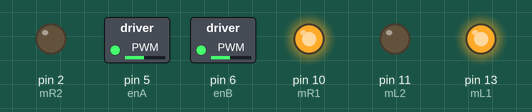
This sketch was run on a simulated Arduino Uno, built with avr-gcc and run on an emulated ATmega328P. Shown: switched loads named in the sketch (green lamp = pin HIGH), output pins drawn as LEDs (lit = HIGH).

Above: at 0.05 s.
At 2.05 s:
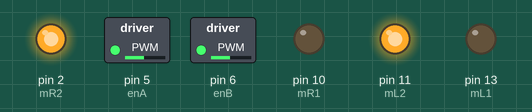
At 4.05 s:
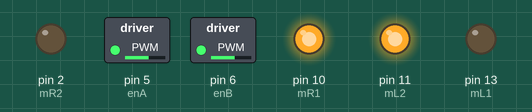
At 6.05 s:
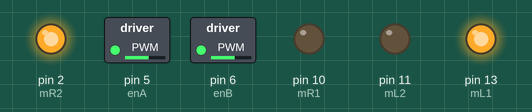
At 7.95 s:
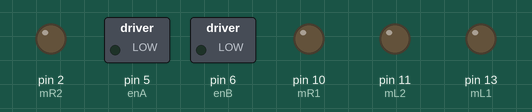
Timing chart, 0 to 10.4 s (numbered marks = the images above):
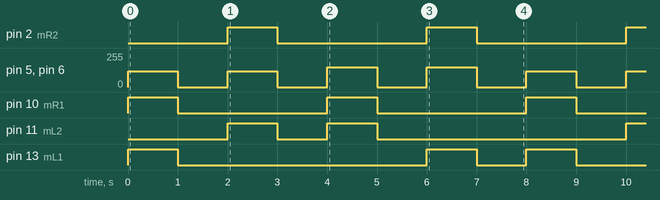

The sketch:

23._Motor_driver.ino
```cpp
int mL1= 13;
int mL2= 11;
int mR1= 10;
int mR2= 2;
int enA= 5;
int enB= 6;
int Speed = 120;
int turnSpeed = 150;
void setup() {
pinMode(mL1, OUTPUT);
pinMode(mL2, OUTPUT);
pinMode(mR1, OUTPUT);
pinMode(mR2, OUTPUT);
pinMode(enA, OUTPUT);
pinMode(enB, OUTPUT);
}
void loop()
{
 forward();
 delay(1000);
 stop_now();
 delay(1000);
 backward();
 delay(1000);
 stop_now();
 delay(1000);
 right();
 delay(1000);
 stop_now();
 delay(1000);
 left();
 delay(1000);
 stop_now();
 delay(1000);
 }

void forward()
{
digitalWrite(mL1,HIGH);
digitalWrite(mL2,LOW);
digitalWrite(mR1,HIGH);
digitalWrite(mR2,LOW);
analogWrite(enA, Speed);
analogWrite(enB, Speed);
}
void backward()
{
digitalWrite(mL1,LOW);
digitalWrite(mL2,HIGH);
digitalWrite(mR1,LOW);
digitalWrite(mR2,HIGH);
analogWrite(enA, Speed);
analogWrite(enB, Speed);
}
void right()
{
digitalWrite(mL1,LOW);
digitalWrite(mL2,HIGH);
digitalWrite(mR1,HIGH);
digitalWrite(mR2,LOW);
analogWrite(enA, turnSpeed);
analogWrite(enB, turnSpeed);
}

void left() {
digitalWrite(mL1,HIGH);
digitalWrite(mL2,LOW);
digitalWrite(mR1,LOW);
digitalWrite(mR2,HIGH);
analogWrite(enA, turnSpeed);
analogWrite(enB, turnSpeed);
}
void stop_now()
{
digitalWrite(mL1,LOW);
digitalWrite(mL2,LOW);
digitalWrite(mR1,LOW);
digitalWrite(mR2,LOW);
analogWrite(enA, 0);
analogWrite(enB, 0);
}
```

Measured:
- by itself, pin 2 (mR2), pin 10 (mR1): alternates HIGH for 1.0 s and LOW for 3.0 s
- by itself, pin 5 (enA), pin 6 (enB): repeats every 8.0 s: 0/255 1.0 s, 120/255 1.0 s, 2 × (0/255 1.0 s, 150/255 1.0 s), 0/255 1.0 s, 120/255 1.0 s
- by itself, pin 11 (mL2): repeats every 8.0 s: LOW 1.0 s, HIGH 1.0 s, LOW 5.0 s, HIGH 1.0 s
- by itself, pin 13 (mL1): repeats every 8.0 s: LOW 5.0 s, HIGH 1.0 s, LOW 1.0 s, HIGH 1.0 s
